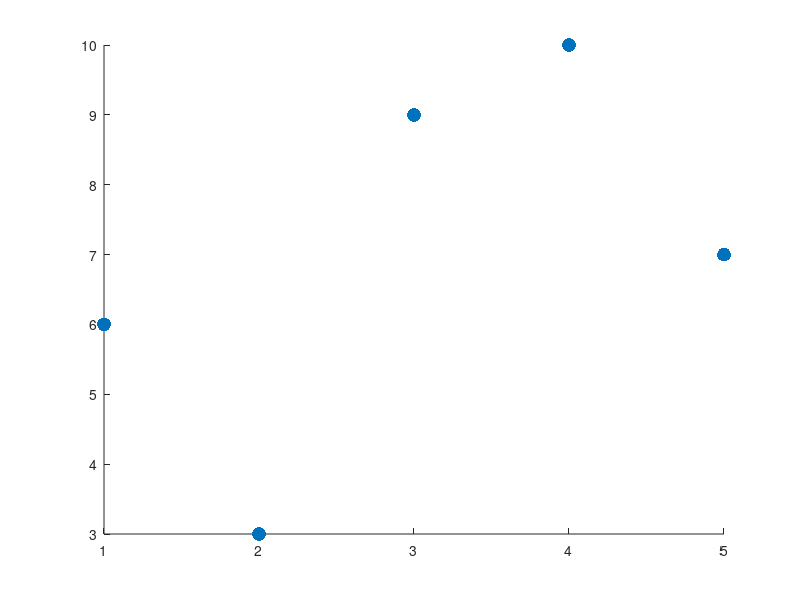

Recreate this plot in MATLAB. (Note: this script raises an error after producing the figure.)
%=============================================================================
% Copyright (c) 2016-present Allan CORNET (Nelson)
%=============================================================================
% This file is part of Nelson.
%=============================================================================
% LICENCE_BLOCK_BEGIN
% SPDX-License-Identifier: LGPL-3.0-or-later
% LICENCE_BLOCK_END
%=============================================================================
% <--ADV-CLI MODE-->
%=============================================================================
close all
%=============================================================================
f = figure;
x = 1:5;
s1 = scatter(x, [6 3 9 10 7], 100, "filled");
asserts.isequal(s1.Marker, 'o');
asserts.isequal(s1.MarkerEdgeColor, 'none');
asserts.isequal(s1.MarkerFaceColor, 'flat');
asserts.isequal(s1.LineWidth, 0.5000);
asserts.isequal(s1.XData, [1 2 3 4 5]);
asserts.isequal(s1.YData, [6 3 9 10 7]);
asserts.isequal(s1.SizeData, 100);
asserts.isequal(s1.CData, [0.0660 0.4430 0.7450]);
hold on
s2 = scatter(x, [16 13 19 20 17], 100, "filled");
asserts.isequal(s2.Marker, 'o');
asserts.isequal(s2.MarkerEdgeColor, 'none');
asserts.isequal(s2.MarkerFaceColor, 'flat');
asserts.isequal(s2.LineWidth, 0.5000);
asserts.isequal(s2.XData, [1 2 3 4 5]);
asserts.isequal(s2.YData, [16 13 19 20 17]);
asserts.isequal(s2.SizeData, 100);
asserts.isequal(s2.CData, [0.8660 0.3290 0]);
s3 = scatter(x, [26 23 29 33 27], 100, "filled");
asserts.isequal(s3.Marker, 'o');
asserts.isequal(s3.MarkerEdgeColor, 'none');
asserts.isequal(s3.MarkerFaceColor, 'flat');
asserts.isequal(s3.LineWidth, 0.5000);
asserts.isequal(s3.XData, [1 2 3 4 5]);
asserts.isequal(s3.YData, [26 23 29 33 27]);
asserts.isequal(s3.SizeData, 100);
asserts.isequal(s3.CData, [0.9290 0.6940 0.1250]);
hold off
%=============================================================================
close all
%=============================================================================
